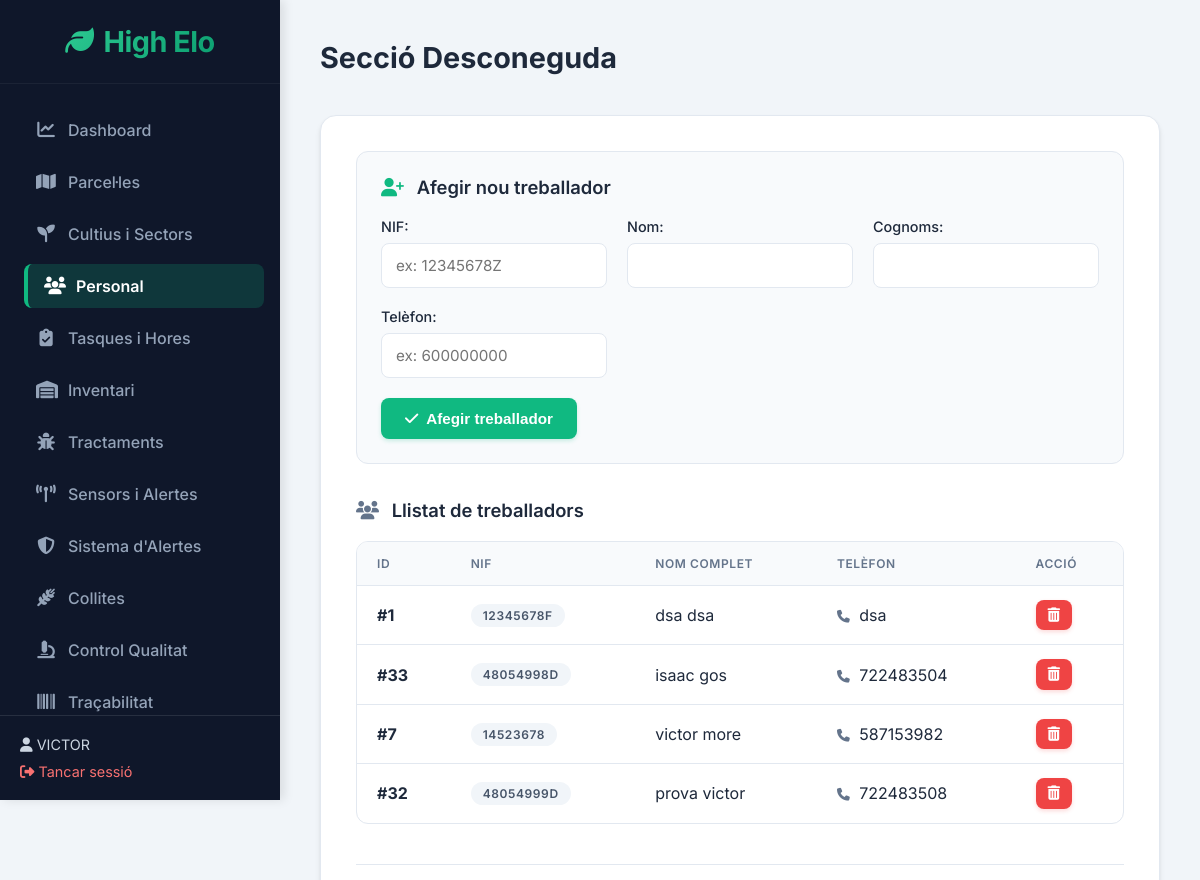
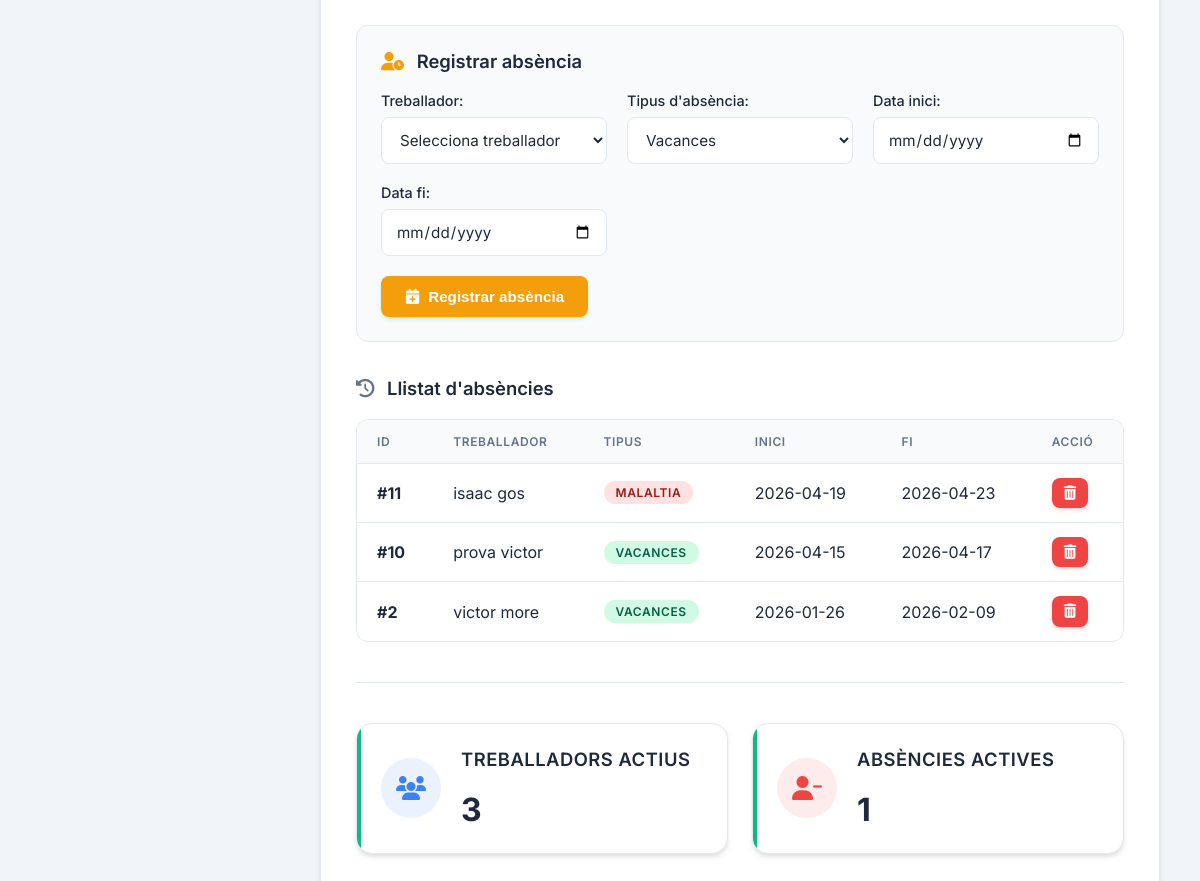
The app's page /index.php?p=personal (signed in) with its own data (2 pictures, top to bottom).
### tables this page shows
CREATE TABLE `treballador` (
  `id_treballador` int(11) NOT NULL,
  `nif` varchar(12) NOT NULL,
  `nom` varchar(80) NOT NULL,
  `cognoms` varchar(150) NOT NULL,
  `foto` varchar(255) DEFAULT NULL,
  `data_naixement` date DEFAULT NULL,
  `nacionalitat` varchar(50) DEFAULT NULL,
  `telefon` varchar(15) DEFAULT NULL,
  `email` varchar(150) DEFAULT NULL,
  `adreca` text DEFAULT NULL,
  `contacte_emergencia` varchar(150) DEFAULT NULL,
  `telefon_emergencia` varchar(15) DEFAULT NULL,
  `iban` varchar(34) DEFAULT NULL,
  `num_ss` varchar(20) DEFAULT NULL,
  `data_alta` date NOT NULL DEFAULT curdate(),
  `data_baixa` date DEFAULT NULL,
  `actiu` tinyint(1) DEFAULT 1,
  `id_usuari` int(11) DEFAULT NULL
);

CREATE TABLE `absencia` (
  `id_absencia` int(11) NOT NULL,
  `id_treballador` int(11) NOT NULL,
  `tipus` varchar(50) NOT NULL DEFAULT 'Altres',
  `data_inici` date NOT NULL,
  `data_fi` date NOT NULL,
  `aprovada` tinyint(1) DEFAULT 0,
  `document_justificatiu` varchar(255) DEFAULT NULL
);

### modules/personal.php (the view, shortened to what this page needs)
<div class="section">
    <div class="form-section">
        <h3><i class="fa-solid fa-user-plus" style="color:var(--primary); margin-right:8px;"></i> Afegir nou treballador</h3>
        <form method="post">
            <div class="form-grid">
                <div class="form-group">
                    <label>NIF:</label>
                    <input type="text" name="nif" required placeholder="ex: 12345678Z">
                </div>
                <div class="form-group">
                    <label>Nom:</label>
                    <input type="text" name="nom" required>
                </div>
                <div class="form-group">
                    <label>Cognoms:</label>
                    <input type="text" name="cognoms" required>
                </div>
                <div class="form-group">
                    <label>Telèfon:</label>
                    <input type="text" name="telefon" placeholder="ex: 600000000">
                </div>
            </div>
            <button type="submit" class="btn"><i class="fa-solid fa-check"></i> Afegir treballador</button>
        </form>
    </div>
    <h3><i class="fa-solid fa-users" style="margin-right:8px; color:var(--text-muted);"></i> Llistat de treballadors</h3>
    <?php
    $treballadors = $conn->query("SELECT * FROM Treballador ORDER BY cognoms, nom");
    if ($treballadors->num_rows > 0):
    ?>
        <div class="table-container">
            <table>
                <tr>
                    <th>ID</th>
                    <th>NIF</th>
                    <th>Nom complet</th>
                    <th>Telèfon</th>
                    <th>Acció</th>
                </tr>
                <?php while ($t = $treballadors->fetch_assoc()): ?>
                <tr>
                    <td><strong>#<?= $t['id_treballador'] ?></strong></td>
                    <td><span class="badge badge-secondary"><?= htmlspecialchars($t['nif']) ?></span></td>
                    <td><?= htmlspecialchars($t['nom'].' '.$t['cognoms']) ?></td>
                    <td><i class="fa-solid fa-phone" style="color:var(--text-muted); font-size:0.8rem; margin-right:5px;"></i> <?= htmlspecialchars($t['telefon'] ?? '-') ?></td>
                    <td>
                        <a href="?p=personal&eliminar=treballador&id=<?= $t['id_treballador'] ?>"
                           class="btn btn-red btn-icon" onclick="return confirm('Segur?');" title="Eliminar">
                           <i class="fa-solid fa-trash-can"></i>
                        </a>
                    </td>
                </tr>
                <?php endwhile; ?>
            </table>
        </div>
    <?php else: ?>
        <p style="color:var(--text-muted);"><i class="fa-solid fa-folder-open"></i> Encara no hi ha treballadors.</p>
    <?php endif; ?>
    <hr style="border: 0; height: 1px; background: var(--border-color); margin: 40px 0;">
    <div class="form-section">
        <h3><i class="fa-solid fa-user-clock" style="color:var(--warning); margin-right:8px;"></i> Registrar absència</h3>
        <form method="post">
            <div class="form-grid">
                <div class="form-group">
                    <label>Treballador:</label>
                    <select name="id_treballador" required>
                        <option value="">Selecciona treballador</option>
                    </select>
                </div>
                <div class="form-group">
                    <label>Tipus d'absència:</label>
                    <select name="tipus" required>
                        <option value="Vacances">Vacances</option>
                    </select>
                </div>
                <div class="form-group">
                    <label>Data inici:</label>
                    <input type="date" name="data_inici" required>
                </div>
                <div class="form-group">
                    <label>Data fi:</label>
                    <input type="date" name="data_fi">
                </div>
            </div>
            <button type="submit" class="btn" style="background:var(--warning); color:#fff;"><i class="fa-solid fa-calendar-plus"></i> Registrar absència</button>
        </form>
    </div>
    <h3><i class="fa-solid fa-clock-rotate-left" style="margin-right:8px; color:var(--text-muted);"></i> Llistat d'absències</h3>
    <?php
    $abs = $conn->query("SELECT a.id_absencia, t.nom, t.cognoms, a.tipus, a.data_inici, a.data_fi FROM Absencia a JOIN Treballador t ON a.id_treballador = t.id_treballador ORDER BY a.data_inici DESC");
    if ($abs->num_rows > 0):
    ?>
        <div class="table-container">
            <table>
                <tr>
                    <th>ID</th>
                    <th>Treballador</th>
                    <th>Tipus</th>
                    <th>Inici</th>
                    <th>Fi</th>
                    <th>Acció</th>
                </tr>
                <?php while ($a = $abs->fetch_assoc()): ?>
                <tr>
                    <td><strong>#<?= $a['id_absencia'] ?></strong></td>
                    <td><?= htmlspecialchars($a['nom'].' '.$a['cognoms']) ?></td>
                    <td>
                        <?php
                        $badgeClass = 'badge-secondary';
                        if ($a['tipus'] == 'Vacances') $badgeClass = 'badge-success';
                        if ($a['tipus'] == 'Malaltia') $badgeClass = 'badge-danger';
                        echo "<span class='badge $badgeClass'>" . htmlspecialchars($a['tipus']) . "</span>";
                        ?>
                    </td>
                    <td><?= $a['data_inici'] ?></td>
                    <td><?= $a['data_fi'] ?? '-' ?></td>
                    <td>
                        <a href="?p=personal&eliminar=absencia&id=<?= $a['id_absencia'] ?>"
                           class="btn btn-red btn-icon" onclick="return confirm('Segur?');" title="Eliminar">
                           <i class="fa-solid fa-trash-can"></i>
                        </a>
                    </td>
                </tr>
                <?php endwhile; ?>
            </table>
        </div>
    <?php else: ?>
        <p style="color:var(--text-muted);"><i class="fa-solid fa-folder-open"></i> No hi ha absències registrades.</p>
    <?php endif; ?>
    <hr style="border: 0; height: 1px; background: var(--border-color); margin: 40px 0;">
    <div class="dashboard-grid" style="margin-bottom: 30px;">
        <div class="kpi-card">
            <?php
            $q_trebs = $conn->query("SELECT COUNT(*) AS t FROM Treballador WHERE actiu = 1");
            $trebs_actius = $q_trebs ? $q_trebs->fetch_assoc()['t'] : 0;
            ?>
            <div class="kpi-icon" style="color:var(--info); background:rgba(59,130,246,0.1);"><i class="fa-solid fa-users"></i></div>
            <div class="kpi-content">
                <h3>Treballadors Actius</h3>
                <p class="kpi-value"><?= $trebs_actius ?></p>
            </div>
        </div>
        <div class="kpi-card">
            <?php
            $q_abs = $conn->query("SELECT COUNT(*) AS t FROM Absencia WHERE data_fi >= CURDATE() OR data_fi IS NULL");
            $abs_actives = $q_abs ? $q_abs->fetch_assoc()['t'] : 0;
            ?>
            <div class="kpi-icon" style="color:var(--danger); background:rgba(239,68,68,0.1);"><i class="fa-solid fa-user-minus"></i></div>
            <div class="kpi-content">
                <h3>Absències Actives</h3>
                <p class="kpi-value"><?= $abs_actives ?></p>
            </div>
        </div>
    </div>
</div>

### assets/css/style.css (style rules this page uses)
:root { --primary: #10b981; --primary-light: #34d399; --primary-dark: #059669; --bg-body: #f1f5f9; --bg-sidebar: #0f172a; --text-sidebar: #94a3b8; --text-sidebar-hover: #ffffff; --card-bg: #ffffff; --text-main: #1e293b; --text-muted: #64748b; --border-color: #e2e8f0; --danger: #ef4444; --danger-dark: #dc2626; --warning: #f59e0b; --info: #3b82f6; --shadow-sm: 0 1px 2px 0 rgba(0, 0, 0, 0.05); --shadow-md: 0 4px 6px -1px rgba(0, 0, 0, 0.1), 0 2px 4px -1px rgba(0, 0, 0, 0.06); --shadow-lg: 0 10px 15px -3px rgba(0, 0, 0, 0.1), 0 4px 6px -2px rgba(0, 0, 0, 0.05); --radius-md: 0.5rem; --radius-lg: 0.75rem; --radius-xl: 1rem; }
* { box-sizing: border-box; }
body { font-family: 'Inter', sans-serif; background: var(--bg-body); color: var(--text-main); margin: 0; padding: 0; display: flex; min-height: 100vh; }
.dashboard-grid { display: grid; grid-template-columns: repeat(auto-fit, minmax(280px, 1fr)); gap: 24px; margin-bottom: 40px; }
.kpi-card { background: var(--card-bg); border-radius: var(--radius-xl); padding: 24px; box-shadow: var(--shadow-md); display: flex; align-items: center; gap: 20px; transition: transform 0.3s ease, box-shadow 0.3s ease; position: relative; overflow: hidden; border: 1px solid var(--border-color); }
.kpi-card::before { content: ''; position: absolute; left: 0; top: 0; bottom: 0; width: 4px; background: var(--primary); }
.kpi-icon { width: 60px; height: 60px; border-radius: 50%; background: rgba(16, 185, 129, 0.1); color: var(--primary); display: flex; align-items: center; justify-content: center; font-size: 1.5rem; }
.kpi-content h3 { margin: 0; font-size: 0.9rem; color: var(--text-muted); text-transform: uppercase; letter-spacing: 0.5px; font-weight: 600; }
.kpi-content .kpi-value { margin: 5px 0 0; font-size: 2rem; font-weight: 700; color: var(--text-main); }
.section { background: var(--card-bg); border-radius: var(--radius-xl); box-shadow: var(--shadow-md); padding: 35px; margin-bottom: 30px; border: 1px solid var(--border-color); }
.section h3 { font-size: 1.15rem; color: var(--text-main); margin-top: 0; margin-bottom: 20px; font-weight: 600; }
.form-section { background: #f8fafc; padding: 24px; border-radius: var(--radius-lg); margin-bottom: 35px; border: 1px solid var(--border-color); }
.form-grid { display: grid; grid-template-columns: repeat(auto-fit, minmax(220px, 1fr)); gap: 20px; margin-bottom: 20px; }
.form-group { display: flex; flex-direction: column; gap: 8px; }
label { font-weight: 500; font-size: 0.9rem; color: var(--text-main); }
input, select, textarea { width: 100%; padding: 12px 14px; border: 1px solid var(--border-color); border-radius: var(--radius-md); font-family: inherit; font-size: 0.95rem; background: white; transition: all 0.2s; outline: none; color: var(--text-main); }
.btn { background: var(--primary); color: white; border: none; padding: 12px 24px; border-radius: var(--radius-md); cursor: pointer; font-weight: 600; font-size: 0.95rem; transition: all 0.2s; box-shadow: 0 2px 4px rgba(16, 185, 129, 0.2); display: inline-flex; align-items: center; justify-content: center; gap: 8px; text-decoration: none; }
.btn-red { background: var(--danger); box-shadow: 0 2px 4px rgba(239, 68, 68, 0.2); }
.table-container { overflow-x: auto; border-radius: var(--radius-lg); border: 1px solid var(--border-color); background: white; margin-bottom: 30px; }
table { width: 100%; border-collapse: collapse; white-space: nowrap; }
table th, table td { padding: 14px 20px; text-align: left; border-bottom: 1px solid var(--border-color); vertical-align: middle; }
table th { background: #f8fafc; color: var(--text-muted); font-weight: 600; text-transform: uppercase; font-size: 0.75rem; letter-spacing: 0.05em; }
table tr:last-child td { border-bottom: none; }
table tbody tr { transition: background 0.2s; }
.badge { display: inline-flex; align-items: center; padding: 4px 12px; border-radius: 9999px; font-size: 0.75rem; font-weight: 600; text-transform: uppercase; letter-spacing: 0.05em; }
.badge-success { background: #d1fae5; color: #065f46; }
.badge-danger { background: #fee2e2; color: #991b1b; }
.badge-secondary { background: #f1f5f9; color: #475569; }
.btn-icon { padding: 8px 12px; font-size: 0.9rem; }

### records on screen
treballador: id_treballador "1", nif "12345678F", nom+cognoms "dsa dsa", telefon "dsa"
treballador: id_treballador "33", nif "48054998D", nom+cognoms "isaac gos", telefon "722483504"
treballador: id_treballador "7", nif "14523678", nom+cognoms "victor more", telefon "587153982"
treballador: id_treballador "32", nif "48054999D", nom+cognoms "prova victor", telefon "722483508"
absencia: id_absencia "11", id_treballador.cognoms "isaac gos", tipus "MALALTIA", data_inici "2026-04-19", data_fi "2026-04-23"
absencia: id_absencia "10", id_treballador.cognoms "prova victor", tipus "VACANCES", data_inici "2026-04-15", data_fi "2026-04-17"
absencia: id_absencia "2", id_treballador.cognoms "victor more", tipus "VACANCES", data_inici "2026-01-26", data_fi "2026-02-09"

### other values on screen
$_SESSION['usuari_nom'] "VICTOR"
$titols[$p] "Secció Desconeguda"
$trebs_actius "3"
$abs_actives "1"
